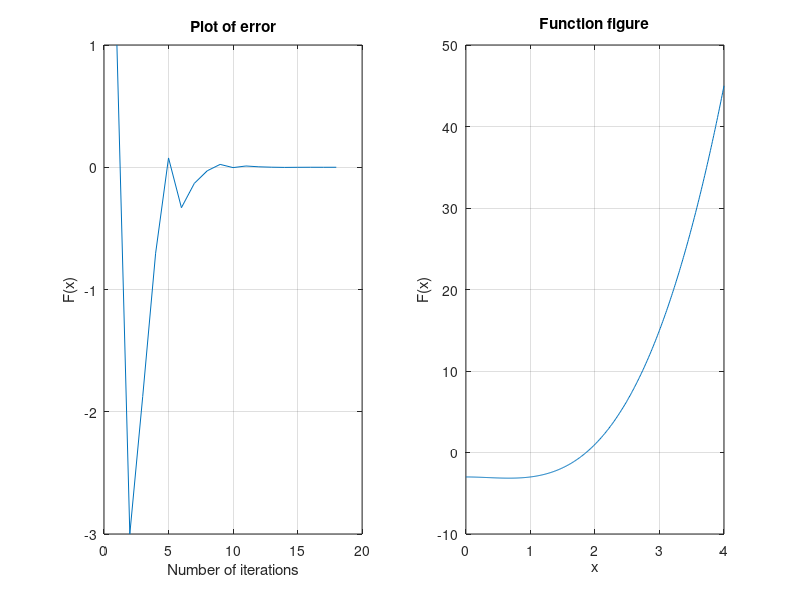

The MATLAB script that drew this image:

clear;

% case 1.
% f=@(x) x-2.^(-x);

% case 2.
% f=@(x) exp(-x) .* (3.2 .* sin(x) - 0.5 .*cos(x)) ;

 f=@(x)  x.^3 - x.^2 -3;


% Input
a(1)=0; b(1)=4;       % End points a,b
tol= 10^-5;           % Tolerance
step_number=20;       % Maximum number of iterations
stop=0;               % Final iteration

 for i=1:step_number
     p(i)=(a(i)+b(i))/2;
     value(i)=f(p(i));
     
              if  i > 2 && abs((p(i)-p(i-1))/p(i)) < tol  
                  stop = i; 
                  break
              end
    
         if f(p(i))*f(a(i))>0
             a(i+1)=p(i);
             b(i+1)=b(i);
         else b(i+1)=p(i);
              a(i+1)=a(i);
              
 
         end
 end
 
 fprintf('Root of given equation is %f , final iteration %d',p(i), stop)
 subplot(1,2,1)
 plot(value);
 title('Plot of error')
 xlabel('Number of iterations')
 ylabel('F(x)')
 grid on;
 
 t = a(1):0.01:b(1);
 subplot(1,2,2)
 plot(t,f(t));
 title('Function figure')
 xlabel('x')
 ylabel('F(x)')
 grid on;
